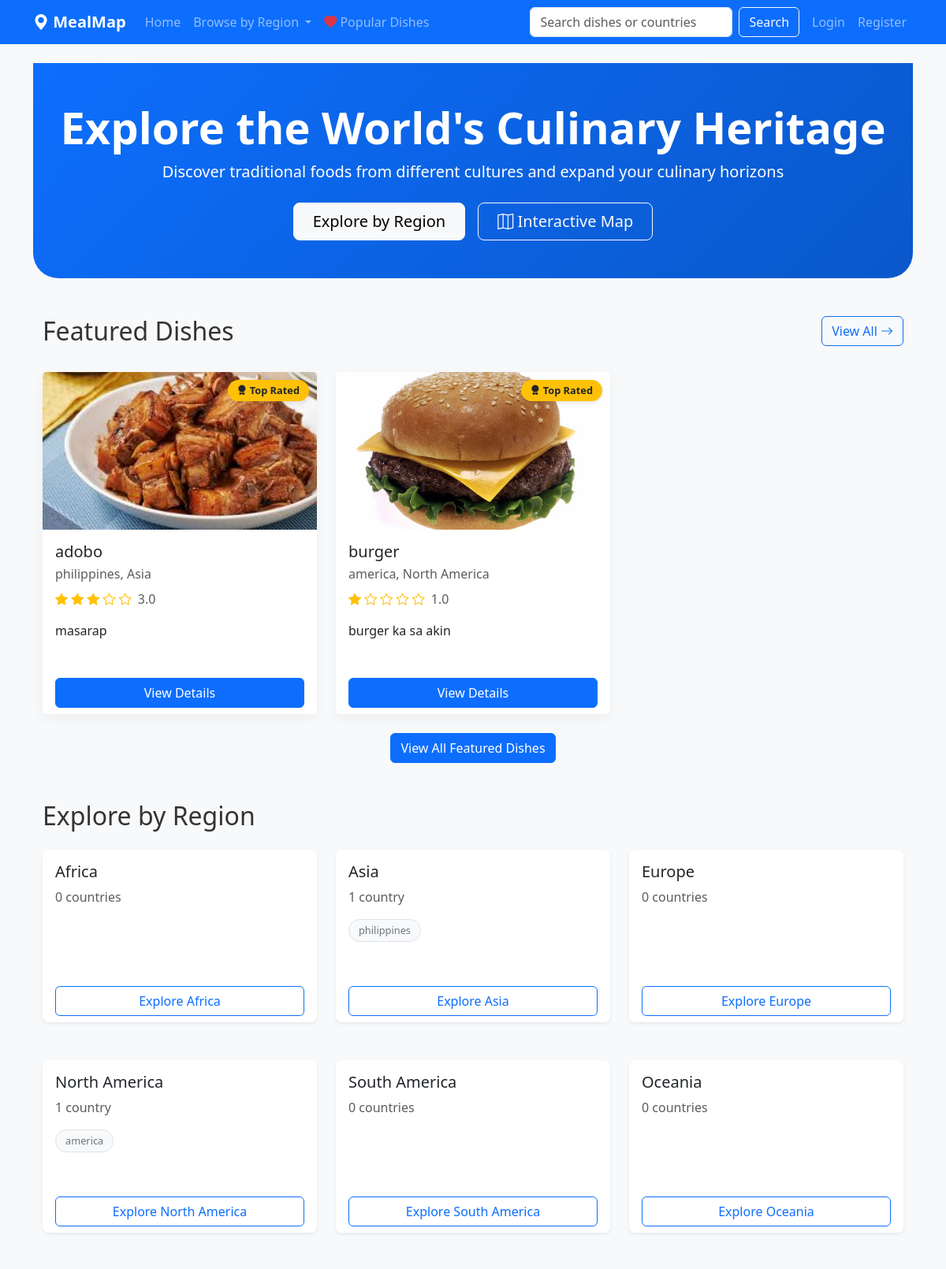
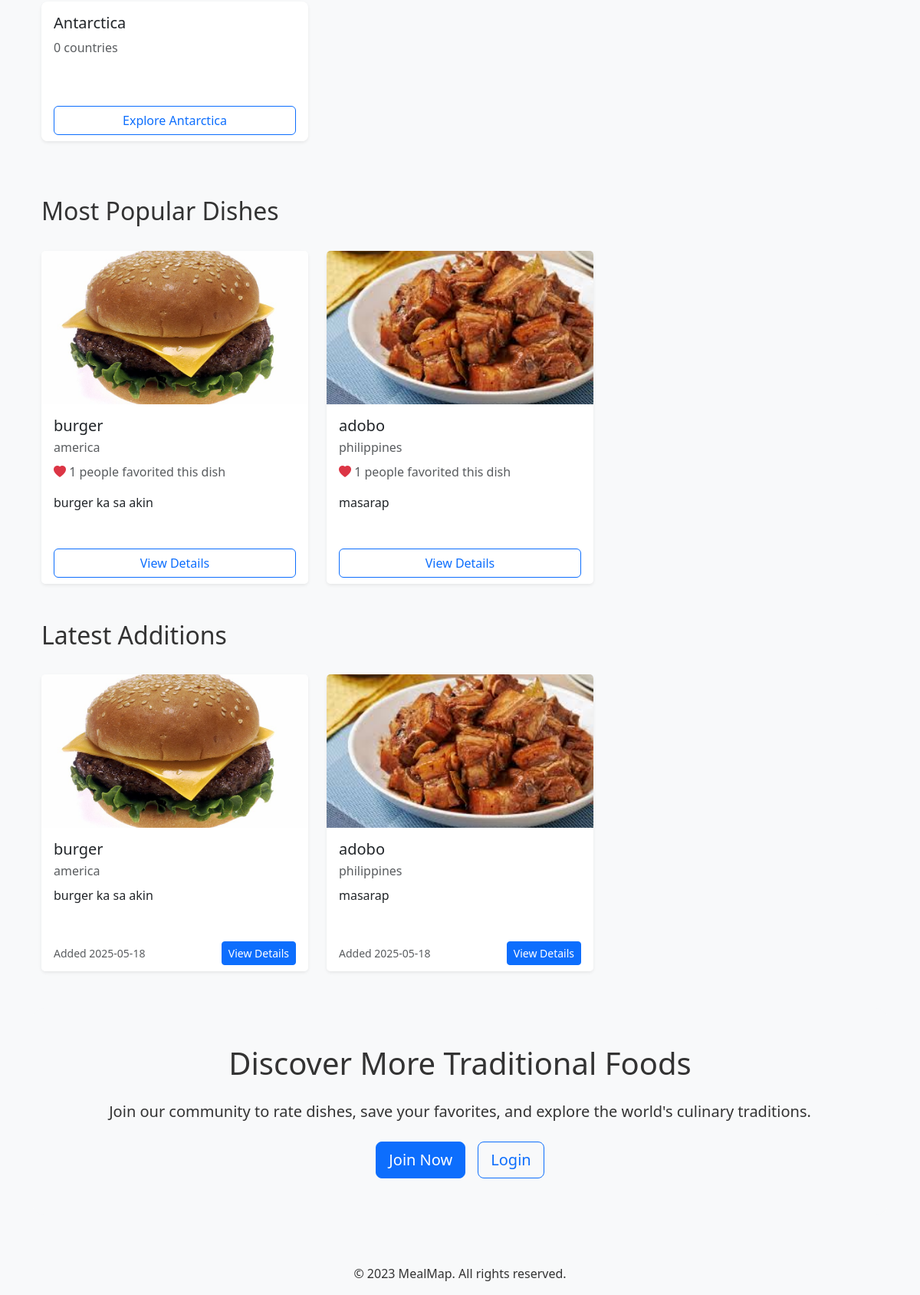
The page / on the database its author committed (2 pictures, top to bottom).
### models.py (models this page shows, shortened)
class Dish(db.Model):
    id = db.Column(db.Integer, primary_key=True)
    name = db.Column(db.String(100), nullable=False)
    description = db.Column(db.Text, nullable=False)
    country_id = db.Column(db.Integer, db.ForeignKey('country.id'), nullable=False)
    image_path = db.Column(db.String(255))
    created_at = db.Column(db.DateTime, default=db.func.current_timestamp())
    updated_at = db.Column(db.DateTime, default=db.func.current_timestamp(), onupdate=db.func.current_timestamp())
    ratings = db.relationship('Rating', backref='dish', lazy=True)
    favorites = db.relationship('Favorite', backref='dish', lazy=True)

class Country(db.Model):
    id = db.Column(db.Integer, primary_key=True)
    name = db.Column(db.String(100), unique=True, nullable=False)
    continent_id = db.Column(db.Integer, db.ForeignKey('continent.id'), nullable=False)
    dishes = db.relationship('Dish', backref='country', lazy=True)

class Continent(db.Model):
    id = db.Column(db.Integer, primary_key=True)
    name = db.Column(db.String(50), unique=True, nullable=False)
    countries = db.relationship('Country', backref='continent', lazy=True)

### routes.py (the view)
@app.route('/')
def index():
    continents = Continent.query.all()
    latest_dishes = Dish.query.order_by(Dish.created_at.desc()).limit(6).all()
    featured_dishes = db.session.query(
        Dish, db.func.avg(Rating.rating).label('avg_rating')
    ).join(Rating).group_by(Dish.id).order_by(db.desc('avg_rating')).limit(3).all()
    popular_dishes = db.session.query(
        Dish, db.func.count(Favorite.id).label('fav_count')
    ).join(Favorite).group_by(Dish.id).order_by(db.desc('fav_count')).limit(3).all()
    return render_template('index.html',
                          continents=continents,
                          latest_dishes=latest_dishes,
                          featured_dishes=featured_dishes,
                          popular_dishes=popular_dishes)

### templates/index.html (shortened to what this page needs)
{% extends 'base.html' %}
{% block content %}
<div class="hero-section py-5 mb-5 bg-primary text-white text-center">
    <div class="container">
        <h1 class="display-4 fw-bold">Explore the World's Culinary Heritage</h1>
        <p class="lead mb-4">Discover traditional foods from different cultures and expand your culinary horizons</p>
        <div class="d-flex justify-content-center gap-3">
            <a class="btn btn-light btn-lg px-4" href="#explore">Explore by Region</a>
            <a class="btn btn-outline-light btn-lg px-4" href="{{ url_for('food_map') }}">
                <i class="bi bi-map"></i> Interactive Map
            </a>
        </div>
    </div>
</div>
<section class="container mb-5">
    <div class="row mb-4">
        <div class="col">
            <h2 class="section-title">Featured Dishes</h2>
        </div>
        <div class="col-auto">
            <a href="{{ url_for('food_map') }}" class="btn btn-outline-primary">
                View All <i class="bi bi-arrow-right"></i>
            </a>
        </div>
    </div>
    <div class="row g-4">
        {% if featured_dishes %}
            {% for dish_info in featured_dishes %}
                {% set dish = dish_info[0] %}
                {% set avg_rating = dish_info[1] %}
                <div class="col-md-4">
                    <div class="card h-100 featured-dish-card">
                        <div class="position-relative">
                            {% if dish.image_path %}
                                <img src="{{ url_for('static', filename=dish.image_path) }}" class="card-img-top dish-thumbnail" alt="{{ dish.name }}">
                            {% else %}
                                <div class="card-img-top dish-thumbnail-placeholder">No Image</div>
                            {% endif %}
                            <div class="featured-badge">
                                <i class="bi bi-award-fill"></i> Top Rated
                            </div>
                        </div>
                        <div class="card-body">
                            <h5 class="card-title">{{ dish.name }}</h5>
                            <p class="card-subtitle mb-2 text-muted">{{ dish.country.name }}, {{ dish.country.continent.name }}</p>
                            <div class="dish-rating mb-3">
                                <div class="text-warning">
                                    {% for i in range(5) %}
                                        {% if i < avg_rating|int %}
                                            <i class="bi bi-star-fill"></i>
                                        {% elif i < avg_rating %}
                                            <i class="bi bi-star-half"></i>
                                        {% else %}
                                            <i class="bi bi-star"></i>
                                        {% endif %}
                                    {% endfor %}
                                    <span class="ms-1 text-muted">{{ avg_rating|round(1) }}</span>
                                </div>
                            </div>
                            <p class="card-text">{{ dish.description|truncate(100) }}</p>
                        </div>
                        <div class="card-footer bg-white border-top-0">
                            <a href="{{ url_for('dish_detail', dish_id=dish.id) }}" class="btn btn-primary w-100">View Details</a>
                        </div>
                    </div>
                </div>
            {% endfor %}
        {% else %}
            <div class="col-12">
                <div class="alert alert-info">No featured dishes yet. Check back soon!</div>
            </div>
        {% endif %}
    </div>
    <div class="featured-dishes text-center mt-4">
        <a href="{{ url_for('food_map') }}" class="btn btn-primary">
            View All Featured Dishes
        </a>
    </div>
</section>
<section id="explore" class="container mb-5">
    <h2 class="h2 mb-4">Explore by Region</h2>
    <div class="row g-4">
        {% for continent in continents %}
            <div class="col-md-4 col-lg-4 mb-4">
                <div class="card region-card h-100">
                    <div class="card-body">
                        <h3 class="card-title h5">{{ continent.name }}</h3>
                        <p class="card-text text-muted">
                            {% set country_count = continent.countries|length %}
                            {{ country_count }} {% if country_count == 1 %}country{% else %}countries{% endif %}
                        </p>
                        <div class="d-flex flex-wrap region-chips">
                            {% for country in continent.countries[:5] %}
                                <a href="{{ url_for('browse_country', country_name=country.name) }}" class="region-chip">
                                    {{ country.name }}
                                </a>
                            {% endfor %}
                        </div>
                    </div>
                    <div class="card-footer bg-white border-top-0">
                        <a href="{{ url_for('browse_continent', continent_name=continent.name) }}" class="btn btn-outline-primary w-100">
                            Explore {{ continent.name }}
                        </a>
                    </div>
                </div>
            </div>
        {% endfor %}
    </div>
</section>
<section class="container mb-5">
    <div class="d-flex justify-content-between align-items-center mb-4">
        <h2 class="h2">Most Popular Dishes</h2>
    </div>
    <div class="row g-4">
        {% if popular_dishes %}
            {% for dish_info in popular_dishes %}
                {% set dish = dish_info[0] %}
                {% set fav_count = dish_info[1] %}
                <div class="col-md-4">
                    <div class="card h-100">
                        {% if dish.image_path %}
                            <img src="{{ url_for('static', filename=dish.image_path) }}" class="card-img-top dish-thumbnail" alt="{{ dish.name }}">
                        {% else %}
                            <div class="card-img-top dish-thumbnail-placeholder">No Image</div>
                        {% endif %}
                        <div class="card-body">
                            <h5 class="card-title">{{ dish.name }}</h5>
                            <p class="card-subtitle mb-2 text-muted">{{ dish.country.name }}</p>
                            <div class="mb-3">
                                <i class="bi bi-heart-fill text-danger"></i>
                                <span class="text-muted">{{ fav_count }} people favorited this dish</span>
                            </div>
                            <p class="card-text">{{ dish.description|truncate(80) }}</p>
                        </div>
                        <div class="card-footer bg-white border-top-0">
                            <a href="{{ url_for('dish_detail', dish_id=dish.id) }}" class="btn btn-outline-primary w-100">View Details</a>
                        </div>
                    </div>
                </div>
            {% endfor %}
        {% else %}
            <div class="col-12">
                <div class="alert alert-info">No popular dishes yet. Be the first to favorite a dish!</div>
            </div>
        {% endif %}
    </div>
</section>
<section class="container mb-5">
    <div class="d-flex justify-content-between align-items-center mb-4">
        <h2 class="h2">Latest Additions</h2>
    </div>
    <div class="row row-cols-1 row-cols-md-2 row-cols-lg-3 g-4">
        {% for dish in latest_dishes %}
            <div class="col">
                <div class="card h-100">
                    {% if dish.image_path %}
                        <img src="{{ url_for('static', filename=dish.image_path) }}" class="card-img-top dish-thumbnail" alt="{{ dish.name }}">
                    {% else %}
                        <div class="card-img-top dish-thumbnail-placeholder">No Image</div>
                    {% endif %}
                    <div class="card-body">
                        <h5 class="card-title">{{ dish.name }}</h5>
                        <p class="card-subtitle text-muted mb-2">{{ dish.country.name }}</p>
                        <p class="card-text">{{ dish.description|truncate(100) }}</p>
                    </div>
                    <div class="card-footer bg-white border-top-0 d-flex justify-content-between align-items-center">
                        <small class="text-muted">Added {{ dish.created_at.strftime('%Y-%m-%d') }}</small>
                        <a href="{{ url_for('dish_detail', dish_id=dish.id) }}" class="btn btn-sm btn-primary">View Details</a>
                    </div>
                </div>
            </div>
        {% else %}
            <div class="col-12 text-center">
                <p>No dishes available yet. Check back soon!</p>
            </div>
        {% endfor %}
    </div>
</section>
<section class="container-fluid cta-section py-5 text-center mb-5">
    <div class="container">
        <h2 class="h1 mb-4">Discover More Traditional Foods</h2>
        <p class="lead mb-4">Join our community to rate dishes, save your favorites, and explore the world's culinary traditions.</p>
        <div class="d-flex justify-content-center gap-3">
            {% if current_user.is_authenticated %}
                <a href="{{ url_for('food_map') }}" class="btn btn-primary btn-lg">Explore Interactive Map</a>
            {% else %}
                <a href="{{ url_for('register') }}" class="btn btn-primary btn-lg">Join Now</a>
                <a href="{{ url_for('login') }}" class="btn btn-outline-primary btn-lg">Login</a>
            {% endif %}
        </div>
    </div>
</section>
{% endblock %}

### static/css/style.css (style rules this page uses)
body { font-family: 'Segoe UI', Tahoma, Geneva, Verdana, sans-serif; color: #333; background-color: #f8f9fa; }
.card { box-shadow: 0 0.125rem 0.25rem rgba(0, 0, 0, 0.075); border: none; margin-bottom: 1.5rem; }
.dish-thumbnail { height: 200px; object-fit: cover; }
.text-warning .bi-star-fill, .text-warning .bi-star-half { color: #ffc107; }

### templates/index.html (style rules this page uses)
.hero-section { background: linear-gradient(135deg, #0d6efd 0%, #0a58ca 100%); border-radius: 0 0 2rem 2rem; }
.featured-dish-card { transition: transform 0.3s; box-shadow: 0 5px 15px rgba(0,0,0,0.05); }
.featured-badge { position: absolute; top: 10px; right: 10px; background-color: #ffc107; color: #212529; padding: 0.25rem 0.75rem; border-radius: 2rem; font-size: 0.8rem; font-weight: bold; box-shadow: 0 2px 5px rgba(0,0,0,0.1); }
.region-card { transition: all 0.3s; border-radius: 0.5rem; overflow: hidden; }
.region-chips { gap: 0.5rem; }
.region-chip { display: inline-block; background-color: #f8f9fa; padding: 0.25rem 0.75rem; border-radius: 1rem; font-size: 0.8rem; margin-bottom: 0.5rem; border: 1px solid #dee2e6; color: #6c757d; text-decoration: none; transition: all 0.2s; }
.cta-section { background-color: #f8f9fa; border-radius: 1rem; margin-top: 2rem; margin-bottom: 2rem; }

### rows shown on the page
Dish: image_path+name (picture), name "adobo", avg_rating "3.0", description "masarap", fav_count "1", country.name "philippines", created_at "2025-05-18"
Country: country.name "philippines", name "philippines"
Continent: country.continent.name "Asia", name "Asia", country_count "1"
Dish: image_path+name (picture), name "burger", avg_rating "1.0", description "burger ka sa akin", fav_count "1", country.name "america", created_at "2025-05-18"
Country: country.name "america", name "america"
Continent: country.continent.name "North America", name "North America", country_count "1"
Continent: name "Africa", country_count "0", shows "countries"
Continent: name "Europe", country_count "0", shows "countries"
Continent: name "South America", country_count "0", shows "countries"
Continent: name "Oceania", country_count "0", shows "countries"
Continent: name "Antarctica", country_count "0", shows "countries"
